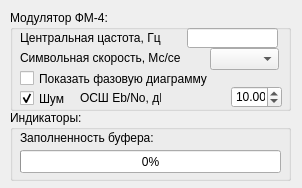
<?xml version="1.0" encoding="UTF-8"?>
<ui version="4.0">
 <class>QPSKmod</class>
 <widget class="Interface" name="QPSKmod">
  <property name="geometry">
   <rect>
    <x>0</x>
    <y>0</y>
    <width>302</width>
    <height>188</height>
   </rect>
  </property>
  <property name="windowTitle">
   <string>QPSKmod</string>
  </property>
  <widget class="QGroupBox" name="groupBox_2">
   <property name="geometry">
    <rect>
     <x>10</x>
     <y>110</y>
     <width>281</width>
     <height>71</height>
    </rect>
   </property>
   <property name="title">
    <string>Индикаторы:</string>
   </property>
   <widget class="QLabel" name="label_4">
    <property name="geometry">
     <rect>
      <x>10</x>
      <y>20</y>
      <width>141</width>
      <height>16</height>
     </rect>
    </property>
    <property name="text">
     <string>Заполненность буфера:</string>
    </property>
   </widget>
   <widget class="QProgressBar" name="progress">
    <property name="geometry">
     <rect>
      <x>10</x>
      <y>40</y>
      <width>261</width>
      <height>23</height>
     </rect>
    </property>
    <property name="value">
     <number>0</number>
    </property>
   </widget>
  </widget>
  <widget class="QGroupBox" name="groupBox">
   <property name="geometry">
    <rect>
     <x>10</x>
     <y>10</y>
     <width>281</width>
     <height>101</height>
    </rect>
   </property>
   <property name="title">
    <string>Модулятор ФМ-4:</string>
   </property>
   <widget class="QCheckBox" name="checkBox">
    <property name="geometry">
     <rect>
      <x>10</x>
      <y>60</y>
      <width>201</width>
      <height>17</height>
     </rect>
    </property>
    <property name="text">
     <string>Показать фазовую диаграмму</string>
    </property>
    <property name="checked">
     <bool>false</bool>
    </property>
   </widget>
   <widget class="QLabel" name="label">
    <property name="geometry">
     <rect>
      <x>10</x>
      <y>20</y>
      <width>141</width>
      <height>16</height>
     </rect>
    </property>
    <property name="text">
     <string>Центральная цастота, Гц:</string>
    </property>
   </widget>
   <widget class="QLineEdit" name="lineFreqEdit">
    <property name="geometry">
     <rect>
      <x>177</x>
      <y>18</y>
      <width>91</width>
      <height>20</height>
     </rect>
    </property>
   </widget>
   <widget class="QComboBox" name="comboSymbolRate">
    <property name="geometry">
     <rect>
      <x>200</x>
      <y>38</y>
      <width>69</width>
      <height>22</height>
     </rect>
    </property>
   </widget>
   <widget class="QLabel" name="label_2">
    <property name="geometry">
     <rect>
      <x>10</x>
      <y>40</y>
      <width>161</width>
      <height>16</height>
     </rect>
    </property>
    <property name="text">
     <string>Символьная скорость, Мс/сек</string>
    </property>
   </widget>
   <widget class="QCheckBox" name="checkNoise">
    <property name="geometry">
     <rect>
      <x>10</x>
      <y>80</y>
      <width>51</width>
      <height>17</height>
     </rect>
    </property>
    <property name="text">
     <string>Шум</string>
    </property>
    <property name="checked">
     <bool>true</bool>
    </property>
   </widget>
   <widget class="QDoubleSpinBox" name="doubleSNR">
    <property name="geometry">
     <rect>
      <x>221</x>
      <y>76</y>
      <width>51</width>
      <height>22</height>
     </rect>
    </property>
    <property name="minimum">
     <double>-10.000000000000000</double>
    </property>
    <property name="maximum">
     <double>50.000000000000000</double>
    </property>
    <property name="singleStep">
     <double>0.250000000000000</double>
    </property>
    <property name="value">
     <double>10.000000000000000</double>
    </property>
   </widget>
   <widget class="QLabel" name="label_3">
    <property name="geometry">
     <rect>
      <x>70</x>
      <y>80</y>
      <width>81</width>
      <height>16</height>
     </rect>
    </property>
    <property name="text">
     <string>ОСШ Eb/No, дБ</string>
    </property>
   </widget>
  </widget>
 </widget>
 <layoutdefault spacing="6" margin="11"/>
 <customwidgets>
  <customwidget>
   <class>Interface</class>
   <extends>QWidget</extends>
   <header>interface.h</header>
   <container>1</container>
  </customwidget>
 </customwidgets>
 <resources/>
 <connections/>
</ui>
